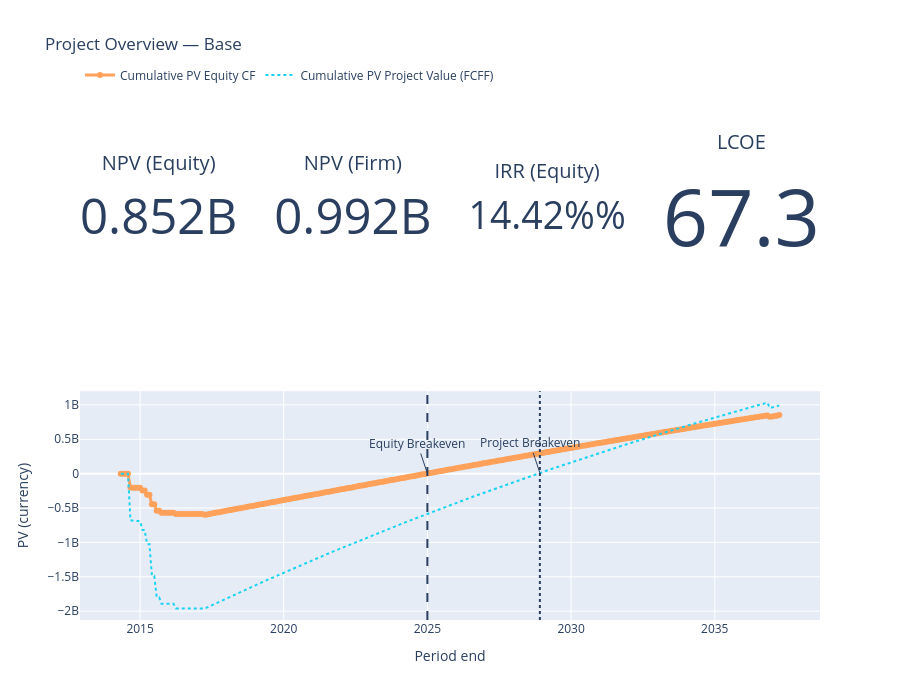
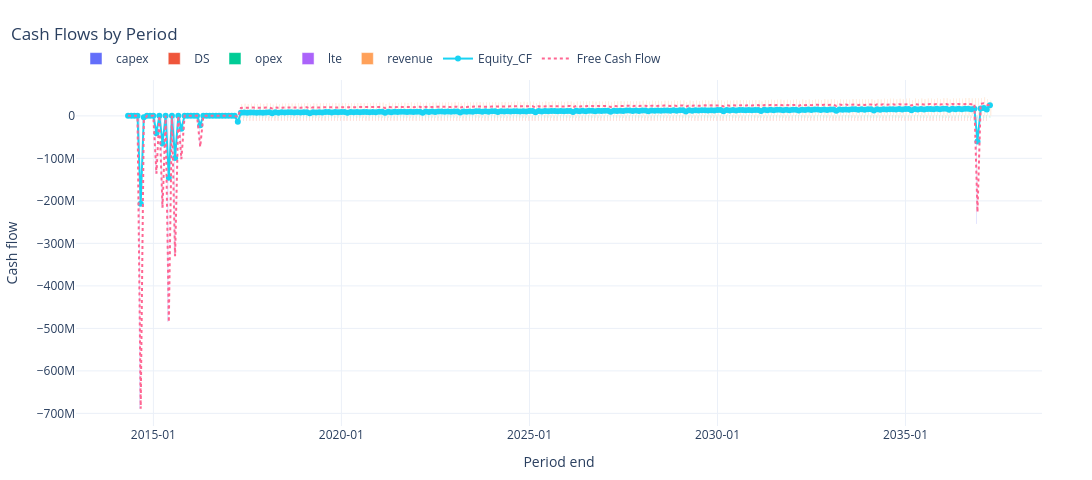
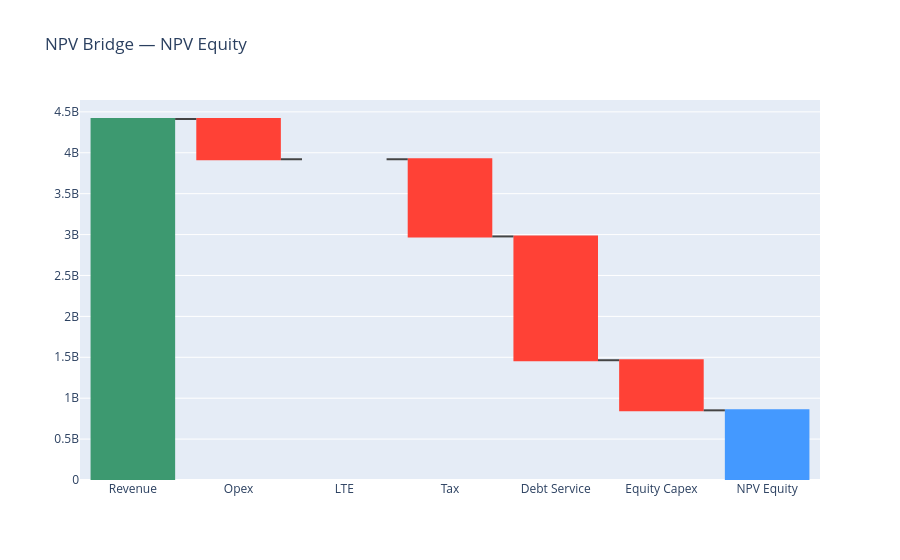
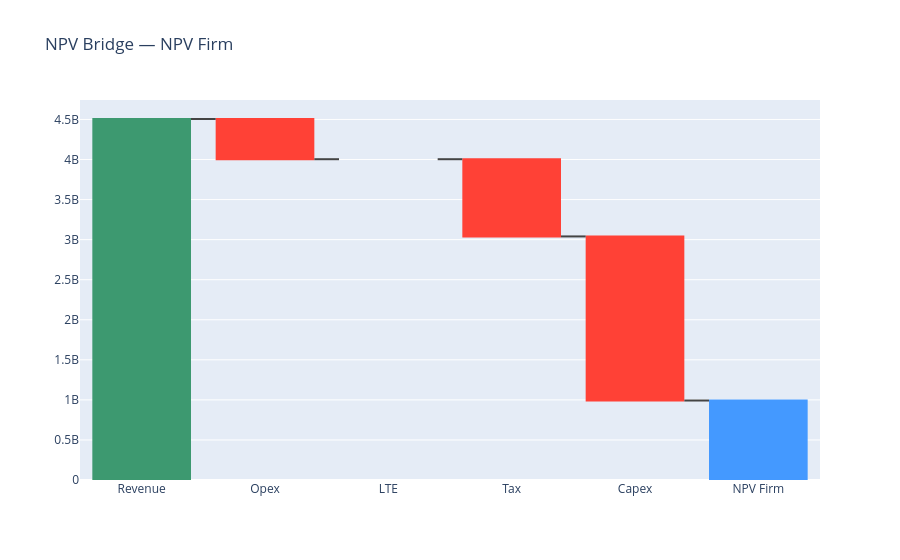

The notebook cell saved with these charts, in order:
### Markdown cell above
## WISER CAPEX Study

### Code cell
from pathlib import Path
import sys

# --- paths & imports ---------------------------------------------------------

PROJECT_ROOT = Path.cwd().parent   # 
sys.path.append(str(PROJECT_ROOT))

from core.Simulation import build_experiment

LIBRARY_PATH = PROJECT_ROOT / "examples" / "Inputs" / "HKN"
RESULT_DIR   = PROJECT_ROOT / "results"


# --- simulation config -------------------------------------------------------

# Toggle which modules to run, dashboards, result collection, etc.
# (Adjust flags / keys to match your setup if they differ.)
sim_cfg = {
    "run_marketenv": True,
    "run_metenv": False,
    "run_capex": True,
    "capex_dashboard": False, # set to false to disable the dashboard
    "run_opex": True,
    "opex_dashboard": False, # set to false to disable the dashboard
    "run_lifetime_extension": False,
    "run_revenue": True,
    "run_valuation": True,
    "valuation_dashboard": True, # set to false to disable the dashboard
    "collect_results": True,
}

    # ---------------------------------------------------------------------
    # Design of Experiments: Failure-rate epistemic Gamma(CV) scenarios
    # ---------------------------------------------------------------------
parameter_space = {
# Flattened: CAPEX_overrides -> Capex_inputFiles -> PA
    "CAPEX_overrides.Capex_inputFiles.PA": [
        "CAPEX.yaml",
        "CAPEX.yaml",
        "CAPEX.yaml",
        "CAPEX.yaml",
    ],

    # Same for materials
    "CAPEX_overrides.Material_inputFiles.MD": [
        "Commodity_Params.yaml",
        "Commodity_Params_Minimum.yaml",
        "Commodity_Params_Moderate.yaml",
        "Commodity_Params_Substantial.yaml",
    ],

    "CAPEX_overrides.material_data.MD.Commodity.Steel.CostParameters.prediction_horizon.value": [12, 12, 24, 36],
    "CAPEX_overrides.material_data.MD.Commodity.Copper.CostParameters.prediction_horizon.value": [12, 12, 24, 36],
    "CAPEX_overrides.material_data.MD.Commodity.Carbon_fiber.CostParameters.prediction_horizon.value": [12, 12, 24, 36],

    # Optional scenario label                                                                                               
    "Scenario.name": [
        "Baseline",
        "SC1 Minimal Risk",
        "SC2 Moderate Risk",
        "SC3 Substantial Risk",
    ],

    "FINEX_overrides.finex_input.FINEX.WACC.flag_fixed_WACC": [False, True, True, True],
    "FINEX_overrides.finex_input.FINEX.WACC.WACC_annual":     [0.052, 0.038, 0.052, 0.067]

}



    # --- zip groups: bind CAPEX + Material (+ Scenario.name) together ------------

zip_groups = {
    "macro_scenarios": [
        "CAPEX_overrides.Capex_inputFiles.PA",
        "CAPEX_overrides.Material_inputFiles.MD",
        "Scenario.name",
        "FINEX_overrides.finex_input.FINEX.WACC.flag_fixed_WACC",
        "FINEX_overrides.finex_input.FINEX.WACC.WACC_annual",
        "CAPEX_overrides.material_data.MD.Commodity.Steel.CostParameters.prediction_horizon.value",
        "CAPEX_overrides.material_data.MD.Commodity.Copper.CostParameters.prediction_horizon.value",
        "CAPEX_overrides.material_data.MD.Commodity.Carbon_fiber.CostParameters.prediction_horizon.value",
    ]
}

# --- build + run experiment -----------------------------------------------

exp = build_experiment(
    library_path=str(LIBRARY_PATH),
    base_config_path="Config.yaml",        
    simulation_config=sim_cfg,             
    parameter_space=parameter_space,       
    base_seed=42,                          
    replicates=1, # This are the Monte Carlo replicates per param set. We can run this on the cluster for more samples.                        
    name="CAPEX_Uncertainty",              
    result_directory=str(RESULT_DIR),
    zip_groups=zip_groups,                 
)

# Run the full sweep – returns a DataFrame of run metadata

exp.run()

### Figure 1 — Plotly figure (JSON) as saved in the notebook; plotly's stock layout.template omitted (floating-point values rounded to 4 significant figures; data arrays with more than 128 entries replaced by an {"elided": "..."} marker saying what was removed)
{"data": [{"domain": {"x": [0, 0.2125], "y": [0.56, 1]}, "mode": "number", "title": {"text": "NPV (Equity)"}, "type": "indicator", "value": 851600000.0}, {"domain": {"x": [0.2625, 0.475], "y": [0.56, 1]}, "mode": "number", "title": {"text": "NPV (Firm)"}, "type": "indicator", "value": 992100000.0}, {"domain": {"x": [0.525, 0.7375], "y": [0.56, 1]}, "mode": "number", "number": {"suffix": "%", "valueformat": ".2%"}, "title": {"text": "IRR (Equity)"}, "type": "indicator", "value": 0.1442}, {"domain": {"x": [0.7875, 1], "y": [0.56, 1]}, "mode": "number", "title": {"text": "LCOE"}, "type": "indicator", "value": 67.33}, {"line": {"width": 3}, "mode": "lines+markers", "name": "Cumulative PV Equity CF", "type": "scatter", "x": {"elided": "276 str values"}, "xaxis": "x", "y": {"elided": "276 float values"}, "yaxis": "y"}, {"line": {"dash": "dot", "width": 2}, "mode": "lines", "name": "Cumulative PV Project Value (FCFF)", "type": "scatter", "x": {"elided": "276 str values"}, "xaxis": "x", "y": {"elided": "276 float values"}, "yaxis": "y"}], "layout": {"annotations": [{"showarrow": true, "text": "Equity Breakeven", "x": "2024-12-31T00:00:00", "xref": "x", "y": 2244000.0, "yref": "y"}, {"showarrow": true, "text": "Project Breakeven", "x": "2028-11-30T00:00:00", "xref": "x", "y": 10790000.0, "yref": "y"}], "height": 700, "hovermode": "x unified", "legend": {"orientation": "h", "y": 1.02, "yanchor": "bottom"}, "shapes": [{"line": {"dash": "dash"}, "type": "line", "x0": "2024-12-31T00:00:00", "x1": "2024-12-31T00:00:00", "xref": "x", "y0": 0, "y1": 1, "yref": "y domain"}, {"line": {"dash": "dot"}, "type": "line", "x0": "2028-11-30T00:00:00", "x1": "2028-11-30T00:00:00", "xref": "x", "y0": 0, "y1": 1, "yref": "y domain"}], "title": {"text": "Project Overview — Base"}, "xaxis": {"anchor": "y", "domain": [0, 1], "title": {"text": "Period end"}}, "yaxis": {"anchor": "x", "domain": [0, 0.44], "title": {"text": "PV (currency)"}}}}

### Figure 2 — Plotly figure (JSON) as saved in the notebook; plotly's stock layout.template omitted (floating-point values rounded to 4 significant figures; data arrays with more than 128 entries replaced by an {"elided": "..."} marker saying what was removed)
{"data": [{"hovertemplate": "%{x|%Y-%m-%d}<br>capex: %{y:,.0f}<extra></extra>", "name": "capex", "offsetgroup": "0", "type": "bar", "x": {"elided": "276 str values"}, "xaxis": "x", "y": {"elided": "276 float values"}, "yaxis": "y"}, {"hovertemplate": "%{x|%Y-%m-%d}<br>DS: %{y:,.0f}<extra></extra>", "name": "DS", "offsetgroup": "1", "type": "bar", "x": {"elided": "276 str values"}, "xaxis": "x", "y": {"elided": "276 float values"}, "yaxis": "y"}, {"hovertemplate": "%{x|%Y-%m-%d}<br>opex: %{y:,.0f}<extra></extra>", "name": "opex", "offsetgroup": "2", "type": "bar", "x": {"elided": "276 str values"}, "xaxis": "x", "y": {"elided": "276 float values"}, "yaxis": "y"}, {"hovertemplate": "%{x|%Y-%m-%d}<br>lte: %{y:,.0f}<extra></extra>", "name": "lte", "offsetgroup": "3", "type": "bar", "x": {"elided": "276 str values"}, "xaxis": "x", "y": {"elided": "276 float values"}, "yaxis": "y"}, {"hovertemplate": "%{x|%Y-%m-%d}<br>revenue: %{y:,.0f}<extra></extra>", "name": "revenue", "offsetgroup": "4", "type": "bar", "x": {"elided": "276 str values"}, "xaxis": "x", "y": {"elided": "276 float values"}, "yaxis": "y"}, {"hovertemplate": "Equity_CF: %{y:,.0f}<extra></extra>", "line": {"width": 2}, "mode": "lines+markers", "name": "Equity_CF", "type": "scatter", "x": {"elided": "276 str values"}, "xaxis": "x", "y": {"elided": "276 float values"}, "yaxis": "y"}, {"hovertemplate": "FCF: %{y:,.0f}<extra></extra>", "line": {"dash": "dot", "width": 2}, "mode": "lines", "name": "Free Cash Flow", "type": "scatter", "x": {"elided": "276 str values"}, "xaxis": "x", "y": {"elided": "276 float values"}, "yaxis": "y"}], "layout": {"barmode": "group", "height": 480, "hovermode": "x unified", "legend": {"orientation": "h", "x": 0, "xanchor": "left", "y": 1.02, "yanchor": "bottom"}, "margin": {"b": 50, "l": 50, "r": 50, "t": 80}, "title": {"text": "Cash Flows by Period", "x": 0.01}, "width": 1400, "xaxis": {"anchor": "y", "domain": [0, 1], "showgrid": true, "tickformat": "%Y-%m", "title": {"text": "Period end"}}, "yaxis": {"anchor": "x", "domain": [0, 1], "title": {"text": "Cash flow"}, "zeroline": true, "zerolinewidth": 1}}}

### Figure 3 — Plotly figure (JSON) as saved in the notebook; plotly's stock layout.template omitted (floating-point values rounded to 4 significant figures)
{"data": [{"measure": ["relative", "relative", "relative", "relative", "relative", "relative", "total"], "type": "waterfall", "x": ["Revenue", "Opex", "LTE", "Tax", "Debt Service", "Equity Capex", "NPV Equity"], "y": [4413000000.0, -492100000.0, 0, -943400000.0, -1513000000.0, -612500000.0, 851600000.0]}], "layout": {"title": {"text": "NPV Bridge — NPV Equity"}}}

### Figure 4 — Plotly figure (JSON) as saved in the notebook; plotly's stock layout.template omitted (floating-point values rounded to 4 significant figures)
{"data": [{"measure": ["relative", "relative", "relative", "relative", "relative", "total"], "type": "waterfall", "x": ["Revenue", "Opex", "LTE", "Tax", "Capex", "NPV Firm"], "y": [4506000000.0, -501800000.0, 0, -963900000.0, -2048000000.0, 992100000.0]}], "layout": {"title": {"text": "NPV Bridge — NPV Firm"}}}
